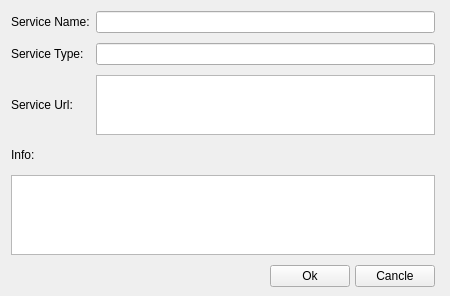
<?xml version="1.0" encoding="UTF-8"?>
<ui version="4.0">
 <class>OGCLayerPropertyWidget</class>
 <widget class="QWidget" name="OGCLayerPropertyWidget">
  <property name="geometry">
   <rect>
    <x>0</x>
    <y>0</y>
    <width>450</width>
    <height>296</height>
   </rect>
  </property>
  <property name="windowTitle">
   <string>Folder Widget</string>
  </property>
  <layout class="QGridLayout" name="gridLayout">
   <property name="rightMargin">
    <number>15</number>
   </property>
   <property name="bottomMargin">
    <number>9</number>
   </property>
   <property name="horizontalSpacing">
    <number>6</number>
   </property>
   <property name="verticalSpacing">
    <number>10</number>
   </property>
   <item row="0" column="0">
    <widget class="QLabel" name="label_name">
     <property name="contextMenuPolicy">
      <enum>Qt::NoContextMenu</enum>
     </property>
     <property name="text">
      <string>Service Name:</string>
     </property>
    </widget>
   </item>
   <item row="0" column="1">
    <widget class="QLineEdit" name="lineEdit_name">
     <property name="contextMenuPolicy">
      <enum>Qt::NoContextMenu</enum>
     </property>
     <property name="readOnly">
      <bool>true</bool>
     </property>
    </widget>
   </item>
   <item row="1" column="0">
    <widget class="QLabel" name="label_type">
     <property name="contextMenuPolicy">
      <enum>Qt::NoContextMenu</enum>
     </property>
     <property name="text">
      <string>Service Type:</string>
     </property>
    </widget>
   </item>
   <item row="1" column="1">
    <widget class="QLineEdit" name="lineEdit_type">
     <property name="contextMenuPolicy">
      <enum>Qt::NoContextMenu</enum>
     </property>
     <property name="readOnly">
      <bool>true</bool>
     </property>
    </widget>
   </item>
   <item row="2" column="0">
    <widget class="QLabel" name="label_url">
     <property name="contextMenuPolicy">
      <enum>Qt::NoContextMenu</enum>
     </property>
     <property name="text">
      <string>Service Url:</string>
     </property>
    </widget>
   </item>
   <item row="2" column="1">
    <widget class="QTextEdit" name="lineEdit_url">
     <property name="sizePolicy">
      <sizepolicy hsizetype="Expanding" vsizetype="Fixed">
       <horstretch>0</horstretch>
       <verstretch>0</verstretch>
      </sizepolicy>
     </property>
     <property name="minimumSize">
      <size>
       <width>0</width>
       <height>60</height>
      </size>
     </property>
     <property name="maximumSize">
      <size>
       <width>16777215</width>
       <height>60</height>
      </size>
     </property>
     <property name="contextMenuPolicy">
      <enum>Qt::NoContextMenu</enum>
     </property>
     <property name="readOnly">
      <bool>true</bool>
     </property>
    </widget>
   </item>
   <item row="4" column="0" colspan="2">
    <widget class="QTextEdit" name="textEdit_info">
     <property name="enabled">
      <bool>true</bool>
     </property>
     <property name="contextMenuPolicy">
      <enum>Qt::NoContextMenu</enum>
     </property>
     <property name="readOnly">
      <bool>true</bool>
     </property>
    </widget>
   </item>
   <item row="5" column="0">
    <spacer name="verticalSpacer">
     <property name="orientation">
      <enum>Qt::Vertical</enum>
     </property>
     <property name="sizeHint" stdset="0">
      <size>
       <width>20</width>
       <height>40</height>
      </size>
     </property>
    </spacer>
   </item>
   <item row="6" column="0" colspan="2">
    <layout class="QHBoxLayout" name="horizontalLayout_2">
     <item>
      <spacer name="horizontalSpacer_2">
       <property name="orientation">
        <enum>Qt::Horizontal</enum>
       </property>
       <property name="sizeHint" stdset="0">
        <size>
         <width>40</width>
         <height>20</height>
        </size>
       </property>
      </spacer>
     </item>
     <item>
      <widget class="QPushButton" name="pushButton_ok">
       <property name="contextMenuPolicy">
        <enum>Qt::NoContextMenu</enum>
       </property>
       <property name="text">
        <string>Ok</string>
       </property>
      </widget>
     </item>
     <item>
      <spacer name="horizontalSpacer_3">
       <property name="orientation">
        <enum>Qt::Horizontal</enum>
       </property>
       <property name="sizeType">
        <enum>QSizePolicy::Fixed</enum>
       </property>
       <property name="sizeHint" stdset="0">
        <size>
         <width>5</width>
         <height>20</height>
        </size>
       </property>
      </spacer>
     </item>
     <item>
      <widget class="QPushButton" name="pushButton_cancle">
       <property name="contextMenuPolicy">
        <enum>Qt::NoContextMenu</enum>
       </property>
       <property name="text">
        <string>Cancle</string>
       </property>
      </widget>
     </item>
    </layout>
   </item>
   <item row="3" column="0" colspan="2">
    <layout class="QHBoxLayout" name="horizontalLayout">
     <item>
      <widget class="QLabel" name="label_info">
       <property name="contextMenuPolicy">
        <enum>Qt::NoContextMenu</enum>
       </property>
       <property name="text">
        <string>Info:</string>
       </property>
      </widget>
     </item>
     <item>
      <spacer name="horizontalSpacer">
       <property name="orientation">
        <enum>Qt::Horizontal</enum>
       </property>
       <property name="sizeHint" stdset="0">
        <size>
         <width>40</width>
         <height>20</height>
        </size>
       </property>
      </spacer>
     </item>
    </layout>
   </item>
  </layout>
 </widget>
 <resources/>
 <connections/>
</ui>
